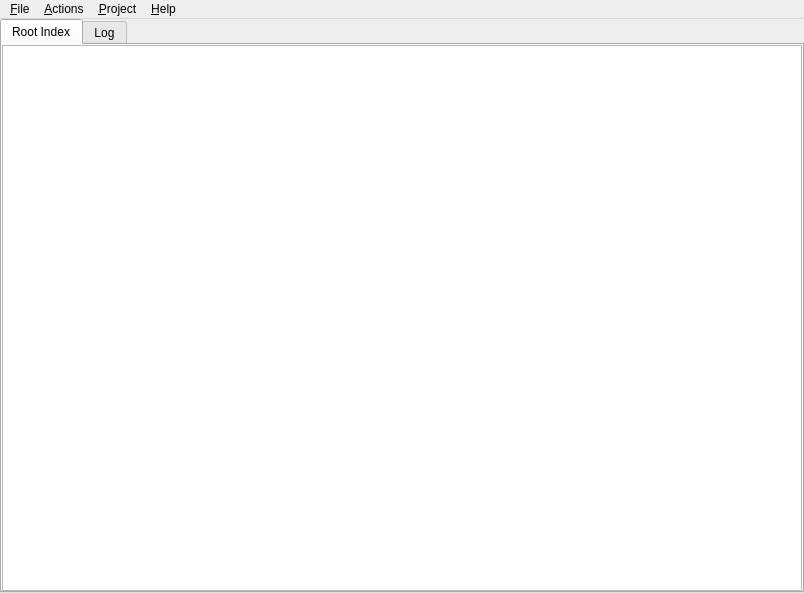
<?xml version="1.0" encoding="UTF-8"?>
<ui version="4.0">
 <class>mainwindow</class>
 <widget class="QMainWindow" name="mainwindow">
  <property name="geometry">
   <rect>
    <x>0</x>
    <y>0</y>
    <width>804</width>
    <height>593</height>
   </rect>
  </property>
  <property name="windowTitle">
   <string>Nelia</string>
  </property>
  <property name="locale">
   <locale language="English" country="UnitedStates"/>
  </property>
  <widget class="QWidget" name="centralwidget">
   <layout class="QGridLayout" name="gridLayout">
    <property name="margin">
     <number>0</number>
    </property>
    <item row="0" column="0">
     <widget class="QTabWidget" name="tabw_root">
      <property name="tabShape">
       <enum>QTabWidget::Rounded</enum>
      </property>
      <property name="currentIndex">
       <number>0</number>
      </property>
      <property name="iconSize">
       <size>
        <width>0</width>
        <height>0</height>
       </size>
      </property>
      <property name="elideMode">
       <enum>Qt::ElideNone</enum>
      </property>
      <property name="tabsClosable">
       <bool>false</bool>
      </property>
      <property name="movable">
       <bool>true</bool>
      </property>
      <widget class="QWidget" name="tab_root_index">
       <attribute name="title">
        <string>Root Index</string>
       </attribute>
       <layout class="QGridLayout" name="gridLayout_2">
        <property name="margin">
         <number>0</number>
        </property>
        <item row="0" column="0">
         <widget class="QTableView" name="table_root_index">
          <property name="editTriggers">
           <set>QAbstractItemView::NoEditTriggers</set>
          </property>
          <property name="selectionMode">
           <enum>QAbstractItemView::SingleSelection</enum>
          </property>
          <property name="selectionBehavior">
           <enum>QAbstractItemView::SelectRows</enum>
          </property>
          <property name="sortingEnabled">
           <bool>true</bool>
          </property>
         </widget>
        </item>
       </layout>
      </widget>
      <widget class="QWidget" name="tab_log">
       <property name="enabled">
        <bool>true</bool>
       </property>
       <attribute name="title">
        <string>Log</string>
       </attribute>
       <layout class="QGridLayout" name="gridLayout_3">
        <property name="margin">
         <number>0</number>
        </property>
        <item row="0" column="0">
         <widget class="QWidget" name="widget" native="true">
          <layout class="QGridLayout" name="gridLayout_4">
           <item row="0" column="0">
            <widget class="QLabel" name="label">
             <property name="text">
              <string>New log message:</string>
             </property>
            </widget>
           </item>
           <item row="0" column="1">
            <spacer name="horizontalSpacer">
             <property name="orientation">
              <enum>Qt::Horizontal</enum>
             </property>
             <property name="sizeHint" stdset="0">
              <size>
               <width>562</width>
               <height>20</height>
              </size>
             </property>
            </spacer>
           </item>
           <item row="0" column="2">
            <widget class="QPushButton" name="push_add_log">
             <property name="text">
              <string>&amp;Add</string>
             </property>
            </widget>
           </item>
           <item row="1" column="0" colspan="3">
            <widget class="QTextEdit" name="text_add_log">
             <property name="enabled">
              <bool>true</bool>
             </property>
             <property name="autoFormatting">
              <set>QTextEdit::AutoAll</set>
             </property>
            </widget>
           </item>
           <item row="2" column="0">
            <widget class="QLabel" name="label_2">
             <property name="text">
              <string>Log history:</string>
             </property>
            </widget>
           </item>
           <item row="3" column="0" colspan="3">
            <widget class="QTableWidget" name="table_log_history">
             <property name="sortingEnabled">
              <bool>true</bool>
             </property>
            </widget>
           </item>
          </layout>
         </widget>
        </item>
       </layout>
      </widget>
     </widget>
    </item>
   </layout>
  </widget>
  <widget class="QMenuBar" name="menubar">
   <property name="geometry">
    <rect>
     <x>0</x>
     <y>0</y>
     <width>804</width>
     <height>25</height>
    </rect>
   </property>
   <widget class="QMenu" name="menu_file">
    <property name="title">
     <string>&amp;File</string>
    </property>
    <addaction name="action_new_db"/>
    <addaction name="action_open_db"/>
    <addaction name="action_save_db"/>
    <addaction name="action_save_as_db"/>
    <addaction name="action_merge_db"/>
    <addaction name="separator"/>
    <addaction name="action_preferences"/>
    <addaction name="separator"/>
    <addaction name="action_quit"/>
   </widget>
   <widget class="QMenu" name="menu_actions">
    <property name="title">
     <string>&amp;Actions</string>
    </property>
    <addaction name="action_new_entry"/>
    <addaction name="action_change_entry"/>
    <addaction name="action_delete_entry"/>
    <addaction name="separator"/>
   </widget>
   <widget class="QMenu" name="menu_project">
    <property name="title">
     <string>&amp;Project</string>
    </property>
    <addaction name="action_path"/>
    <addaction name="action_log"/>
    <addaction name="action_map"/>
    <addaction name="action_data"/>
    <addaction name="action_protocol"/>
    <addaction name="action_blueprint"/>
    <addaction name="action_roadmap"/>
    <addaction name="action_issues"/>
    <addaction name="action_features"/>
    <addaction name="action_refactor"/>
   </widget>
   <widget class="QMenu" name="menu_help">
    <property name="title">
     <string>&amp;Help</string>
    </property>
    <addaction name="action_about"/>
    <addaction name="action_manual"/>
   </widget>
   <addaction name="menu_file"/>
   <addaction name="menu_actions"/>
   <addaction name="menu_project"/>
   <addaction name="menu_help"/>
  </widget>
  <action name="action_open_db">
   <property name="text">
    <string>&amp;Open..</string>
   </property>
   <property name="shortcut">
    <string>Ctrl+O</string>
   </property>
  </action>
  <action name="action_save_db">
   <property name="text">
    <string>&amp;Save</string>
   </property>
   <property name="shortcut">
    <string>Ctrl+S</string>
   </property>
  </action>
  <action name="action_save_as_db">
   <property name="text">
    <string>Save &amp;As..</string>
   </property>
  </action>
  <action name="action_preferences">
   <property name="text">
    <string>&amp;Preferences..</string>
   </property>
   <property name="shortcut">
    <string>Ctrl+P</string>
   </property>
  </action>
  <action name="action_quit">
   <property name="text">
    <string>&amp;Quit</string>
   </property>
   <property name="shortcut">
    <string>Ctrl+Q</string>
   </property>
  </action>
  <action name="action_merge_db">
   <property name="text">
    <string>Merge..</string>
   </property>
  </action>
  <action name="action_new_db">
   <property name="text">
    <string>&amp;New</string>
   </property>
  </action>
  <action name="action_new_entry">
   <property name="text">
    <string>&amp;New..</string>
   </property>
   <property name="shortcut">
    <string>Ctrl+N</string>
   </property>
  </action>
  <action name="action_change_entry">
   <property name="text">
    <string>&amp;Change..</string>
   </property>
   <property name="shortcut">
    <string>Ctrl+C</string>
   </property>
  </action>
  <action name="action_delete_entry">
   <property name="text">
    <string>&amp;Delete</string>
   </property>
  </action>
  <action name="action_path">
   <property name="text">
    <string>Path..</string>
   </property>
  </action>
  <action name="action_log">
   <property name="text">
    <string>Log..</string>
   </property>
  </action>
  <action name="action_map">
   <property name="text">
    <string>Map..</string>
   </property>
  </action>
  <action name="action_data">
   <property name="text">
    <string>Data..</string>
   </property>
  </action>
  <action name="action_protocol">
   <property name="text">
    <string>Protocol..</string>
   </property>
  </action>
  <action name="action_blueprint">
   <property name="text">
    <string>Blueprint..</string>
   </property>
  </action>
  <action name="action_roadmap">
   <property name="text">
    <string>Roadmap..</string>
   </property>
  </action>
  <action name="action_issues">
   <property name="text">
    <string>Issues..</string>
   </property>
  </action>
  <action name="action_features">
   <property name="text">
    <string>Features..</string>
   </property>
  </action>
  <action name="action_refactor">
   <property name="text">
    <string>Refactor..</string>
   </property>
  </action>
  <action name="action_about">
   <property name="text">
    <string>&amp;About..</string>
   </property>
  </action>
  <action name="action_manual">
   <property name="text">
    <string>&amp;Manual..</string>
   </property>
  </action>
 </widget>
 <resources/>
 <connections>
  <connection>
   <sender>action_quit</sender>
   <signal>triggered()</signal>
   <receiver>mainwindow</receiver>
   <slot>close()</slot>
   <hints>
    <hint type="sourcelabel">
     <x>-1</x>
     <y>-1</y>
    </hint>
    <hint type="destinationlabel">
     <x>432</x>
     <y>316</y>
    </hint>
   </hints>
  </connection>
 </connections>
</ui>
